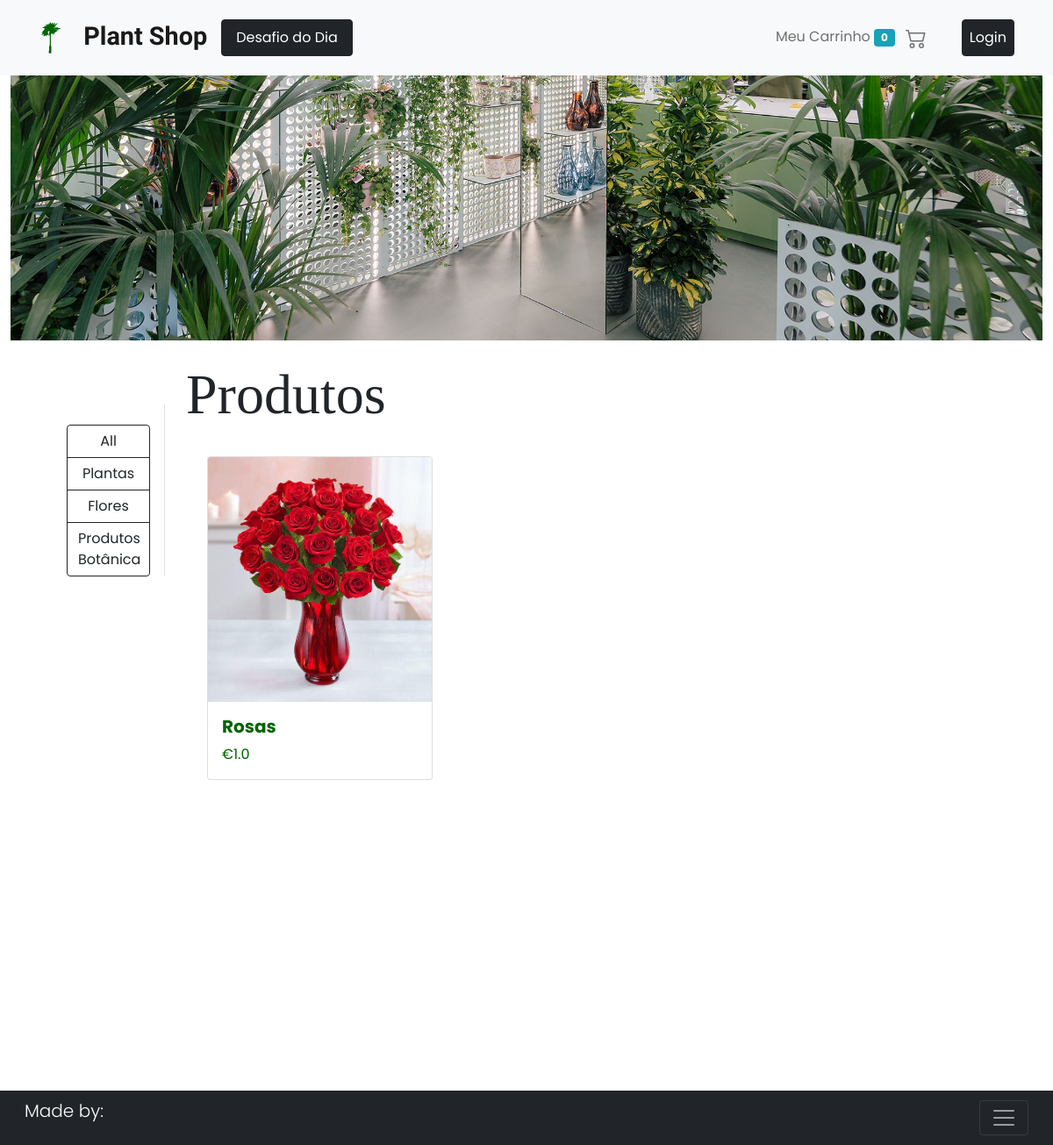
Before: / with the older database file.
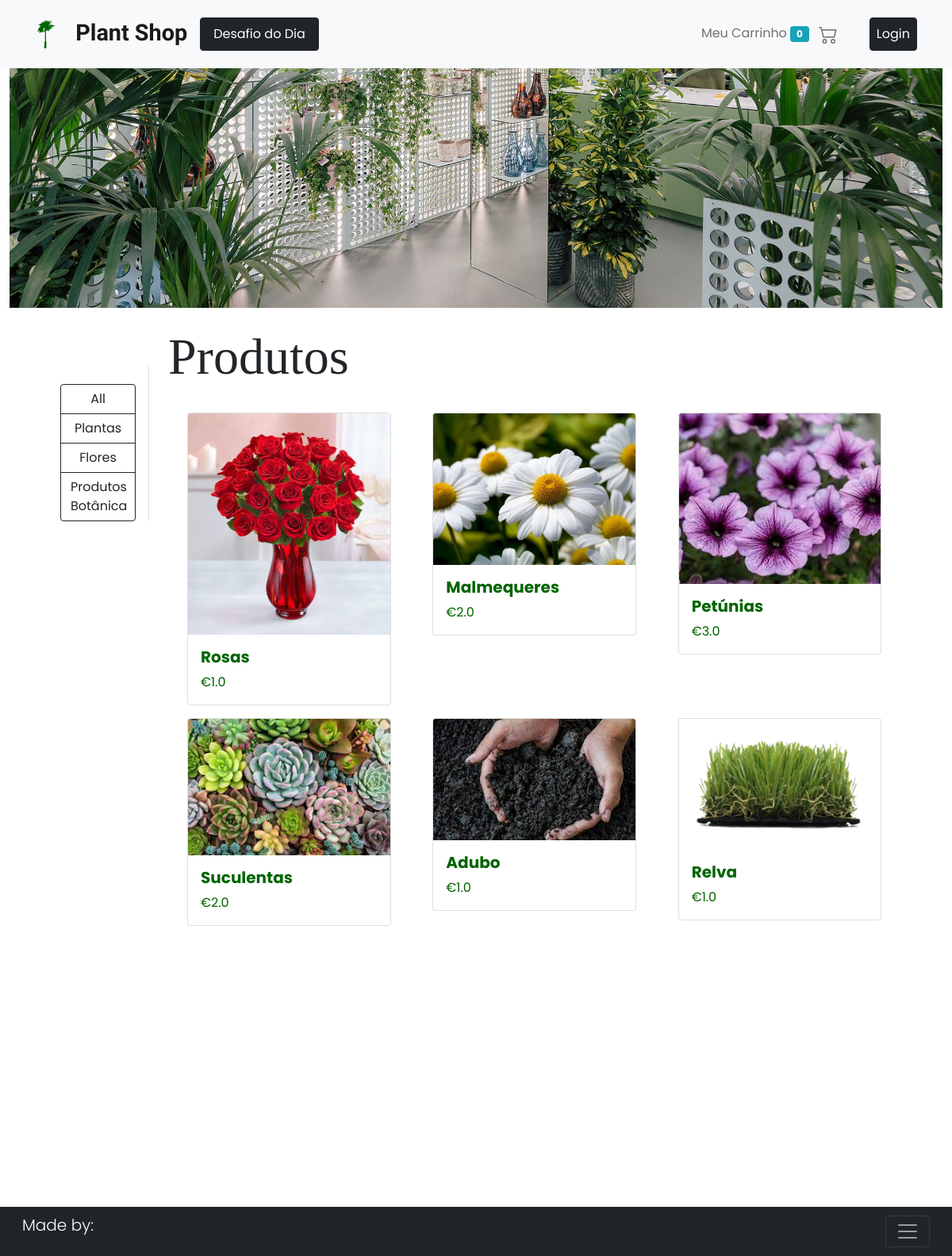
After: the same page with the newer database file.
### ecomm/models.py (models this page shows, shortened)
class Product(models.Model):
    title = models.CharField(max_length=120)
    desc = models.CharField(max_length=500)
    price = models.FloatField(default=0.00)
    category = models.CharField(choices=CATEGORIES, max_length=2)
    img1 = models.ImageField(upload_to='ecomm/images', default='')
    img2 = models.ImageField(upload_to='ecomm/images', default='')
    img3 = models.ImageField(upload_to='ecomm/images', default='')
    @staticmethod
    def get_all_products():
        return Product.objects.all()

### ecomm/views.py (the view)
# urls.py: path('', views.homeView, name="home"),
def homeView(request):
    products = None
    categoryID = request.GET.get('category')
    if categoryID:
        products = Product.get_by_category(categoryID)
    else:
        products = Product.get_all_products()
    context = {
        'products':products
    }
    return render(request, 'ecomm/index.html', context)

### ecomm/templates/ecomm/index.html (shortened to what this page needs)
{% extends 'base.html' %}
{% block content %}
    {% include 'nav.html' %}
    <div class="container-fluid" style="position: relative; top: -30vw;">
        <img src="/media/ecomm/images/PlantShopHomeBanner.jpg"
            alt="" class="img-fluid" style="width: 100vw;">
        <div class="row my-4" style="background-color: #fff;">
            <div class="col-lg-2">
                <div class="btn-group-vertical d-none d-lg-block border-end ms-5 mt-5 px-3 pt-4" role="group">
                    <a href="/" type="button" class="btn btn-outline-dark prod">All</a>
                    <a href="/?category=PL" type="button" class="btn btn-outline-dark prod">Plantas</a>
                    <a href="/?category=FL" type="button" class="btn btn-outline-dark prod">Flores</a>
                    <a href="/?category=PB" type="button" class="btn btn-outline-dark prod">Produtos Botânica</a>
                </div>
            </div>
            <div class="col-lg-10">
                <h1 class="display-3">Produtos</h1>
                <div class="row my-4 container-fluid">
                    {% for product in products %}
                    <div class="col-sm-6 col-md-4 my-2">
                        <a href="product/{{ product.id }}">
                            <div class="card" style="width: 90%;">
                                <img src="{{ product.img1.url }}" class="card-img-top" alt="...">
                                <div class="card-body">
                                    <h2 class="lead" style="font-weight: bold;">{{ product.title }}</h2>
                                    <p class="card-text">€{{ product.price }}</p>
                                </div>
                            </div>
                        </a>
                    </div>
                    {% endfor %}
                </div>
            </div>
        </div>
    </div>
{% endblock content %}

### templates/base.html (shortened to what this page needs)
{% load static %}
<!doctype html>
<html lang="en">
  <head>
    <link rel="stylesheet" href="{% static 'css/bootstrap.min.css' %}">
    <link href="https://cdn.jsdelivr.net/npm/bootstrap@5.0.1/dist/css/bootstrap.min.css" rel="stylesheet"
>
  </head>
  <body>
    {% block content %}
    {% endblock content %}
    <nav class="navbar fixed-bottom navbar-dark bg-dark">
        <div class="container-fluid">
            <p class="lead text-white">Made by: </p>
            <button class="navbar-toggler" type="button" data-bs-toggle="collapse"
                data-bs-target="#navbarToggleExternalContent" aria-controls="navbarToggleExternalContent"
                aria-expanded="false" aria-label="Toggle navigation">
                <span class="navbar-toggler-icon"></span>
            </button>
        </div>
    </nav>
  </body>
</html>

### templates/nav.html (shortened to what this page needs)
<nav class="navbar sticky-top navbar-expand-lg navbar-light bg-light">
        <div class="container-fluid">
            <a class="navbar-brand" href="{% url 'home' %}">
                Plant Shop
                    <a class="nav-link btn btn-dark" style="color: white;" href="{% url 'Challenge' %}">
                        Desafio do Dia
                    </a>
            </a>
            <div class="collapse navbar-collapse" id="navbarText">
                <span>
                    <ul class="navbar-nav me-auto mb-2 mb-lg-0">
                        <li class="nav-item px-3">
                            <a class="nav-link" href="{% url 'cart' %}">
                                Meu Carrinho
                                <span class="badge badge-info">{{ request.session.cart.keys|length }}</span>
                            </a>
                        </li>
                        {% if request.user.is_authenticated %}
                        <li class="nav-item dropdown px-3">
                            <a class="nav-link dropdown-toggle" href="#" id="navbarDarkDropdownMenuLink" role="button"
                                data-bs-toggle="dropdown" aria-expanded="false">
                                Bem-Vindo, {{request.user.username}}
                                <svg xmlns="http://www.w3.org/2000/svg" width="24" height="auto" fill="currentColor"
                                    class="bi bi-person-circle ms-2" viewBox="0 0 16 16">
                                    <path d="M11 6a3 3 0 1 1-6 0 3 3 0 0 1 6 0z" />
                                    <path fill-rule="evenodd"
                                        d="M0 8a8 8 0 1 1 16 0A8 8 0 0 1 0 8zm8-7a7 7 0 0 0-5.468 11.37C3.242 11.226 4.805 10 8 10s4.757 1.225 5.468 2.37A7 7 0 0 0 8 1z" />
                                </svg>
                            </a>
                            <ul class="dropdown-menu dropdown-menu-dark" aria-labelledby="navbarDarkDropdownMenuLink">
                                <li><a class="dropdown-item" href="{% url 'profile' %}">Detalhe da Conta</a></li>
                                <li><a class="dropdown-item" href="{% url 'Logout' %}">Log out</a></li>
                                <li><a class="dropdown-item" href="{% url 'orders' %}">Meus Pedidos</a></li>
                            </ul>
                        </li>
                        {% else %}
                            <li class="nav-item px-3">
                                <a class="nav-link btn btn-dark" style="color: white;" href="{% url 'Login' %}">
                                    Login
                                </a>
                            </li>
                        {% endif %}
                    </ul>
                </span>
            </div>
        </div>
    </nav>

### ecomm/templates/ecomm/index.html (style rules this page uses)
body { font-family: 'Poppins', sans-serif; }
h1 { font-family: 'Cormorant Garamond', serif; }
.navbar-brand { font-size: 1.8rem; font-family: 'Limelight', cursive; font-weight: 600; }
.nav-item { font-family: 'Poppins', sans-serif; }
a { text-decoration: none; color: darkgreen; display: inline; }

Changed rows visible on the page:
added Product: img1 (picture), title "Malmequeres", price "2.0"
added Product: img1 (picture), title "Petúnias", price "3.0"
added Product: img1 (picture), title "Suculentas", price "2.0"
added Product: img1 (picture), title "Adubo", price "1.0"
added Product: img1 (picture), title "Relva", price "1.0"
